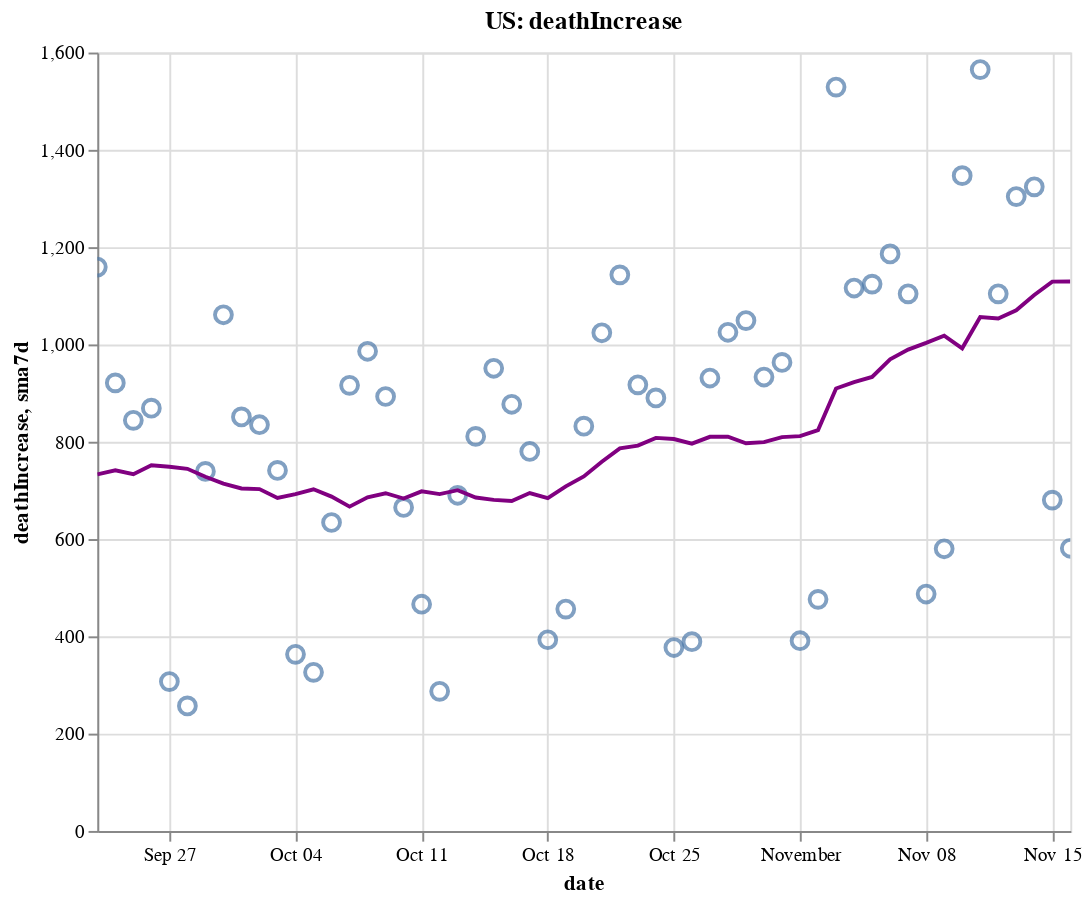

This figure's notebook cell:
### Code cell
create_plot(us, 'deathIncrease')

### Figure 1 — Vega-Lite specification as saved in the notebook (floating-point values rounded to 4 significant figures)
{"config": {"view": {"continuousWidth": 400, "continuousHeight": 300}}, "layer": [{"layer": [{"mark": {"type": "point", "size": 75}, "encoding": {"tooltip": [{"type": "temporal", "field": "date"}, {"type": "quantitative", "field": "deathIncrease"}, {"type": "quantitative", "field": "sma7d"}], "x": {"type": "temporal", "field": "date"}, "y": {"type": "quantitative", "field": "deathIncrease"}}, "selection": {"selector006": {"type": "interval", "bind": "scales", "encodings": ["x", "y"]}}}, {"mark": {"type": "line", "color": "purple"}, "encoding": {"x": {"type": "temporal", "field": "date"}, "y": {"type": "quantitative", "field": "sma7d"}}}]}, {"mark": {"type": "rule", "color": "#aaa"}, "encoding": {"x": {"type": "temporal", "field": "date"}}, "transform": [{"filter": {"selection": "selector005"}}]}, {"mark": "circle", "encoding": {"opacity": {"condition": {"value": 1, "selection": "selector005"}, "value": 0}, "tooltip": [{"type": "temporal", "field": "date"}, {"type": "quantitative", "field": "deathIncrease"}, {"type": "quantitative", "field": "sma7d"}], "x": {"type": "temporal", "field": "date"}, "y": {"type": "quantitative", "field": "deathIncrease"}}, "selection": {"selector005": {"type": "single", "encodings": ["x"], "on": "mouseover", "nearest": true, "empty": "none"}}}, {"mark": {"type": "text", "align": "left", "dx": 5, "dy": -5, "stroke": "white", "strokeWidth": 2}, "encoding": {"text": {"type": "quantitative", "field": "deathIncrease"}, "tooltip": [{"type": "temporal", "field": "date"}, {"type": "quantitative", "field": "deathIncrease"}, {"type": "quantitative", "field": "sma7d"}], "x": {"type": "temporal", "field": "date"}, "y": {"type": "quantitative", "field": "deathIncrease"}}, "transform": [{"filter": {"selection": "selector005"}}]}, {"mark": {"type": "text", "align": "left", "dx": 5, "dy": -5}, "encoding": {"text": {"type": "quantitative", "field": "deathIncrease"}, "tooltip": [{"type": "temporal", "field": "date"}, {"type": "quantitative", "field": "deathIncrease"}, {"type": "quantitative", "field": "sma7d"}], "x": {"type": "temporal", "field": "date"}, "y": {"type": "quantitative", "field": "deathIncrease"}}, "transform": [{"filter": {"selection": "selector005"}}]}], "data": {"name": "data-2c955db796e2a5204c7293a849f8dd6b"}, "height": 400, "title": "US: deathIncrease", "width": 500, "$schema": "https://vega.github.io/schema/vega-lite/v4.8.1.json", "datasets": {"data-2c955db796e2a5204c7293a849f8dd6b": [{"date": "2020-09-23T00:00:00", "totalTestResultsIncrease": 1010000.0, "positiveIncrease": 38570.0, "death": 193900.0, "deathIncrease": 1159.0, "positiveRate": 0.038, "state": "US", "sma7d": 733.0}, {"date": "2020-09-24T00:00:00", "totalTestResultsIncrease": 1038000.0, "positiveIncrease": 43370.0, "death": 194800.0, "deathIncrease": 921.0, "positiveRate": 0.042, "state": "US", "sma7d": 741.3}, {"date": "2020-09-25T00:00:00", "totalTestResultsIncrease": 1112000.0, "positiveIncrease": 55000.0, "death": 195700.0, "deathIncrease": 844.0, "positiveRate": 0.049, "state": "US", "sma7d": 733.1}, {"date": "2020-09-26T00:00:00", "totalTestResultsIncrease": 1123000.0, "positiveIncrease": 47590.0, "death": 196600.0, "deathIncrease": 869.0, "positiveRate": 0.042, "state": "US", "sma7d": 751.6}, {"date": "2020-09-27T00:00:00", "totalTestResultsIncrease": 905600.0, "positiveIncrease": 35060.0, "death": 196900.0, "deathIncrease": 307.0, "positiveRate": 0.039, "state": "US", "sma7d": 748.7}, {"date": "2020-09-28T00:00:00", "totalTestResultsIncrease": 1164000.0, "positiveIncrease": 36050.0, "death": 197100.0, "deathIncrease": 257.0, "positiveRate": 0.031, "state": "US", "sma7d": 744.4}, {"date": "2020-09-29T00:00:00", "totalTestResultsIncrease": 914100.0, "positiveIncrease": 36290.0, "death": 197900.0, "deathIncrease": 739.0, "positiveRate": 0.04, "state": "US", "sma7d": 728.0}, {"date": "2020-09-30T00:00:00", "totalTestResultsIncrease": 904400.0, "positiveIncrease": 44260.0, "death": 198900.0, "deathIncrease": 1061.0, "positiveRate": 0.049, "state": "US", "sma7d": 714.0}, {"date": "2020-10-01T00:00:00", "totalTestResultsIncrease": 998200.0, "positiveIncrease": 45490.0, "death": 199800.0, "deathIncrease": 851.0, "positiveRate": 0.046, "state": "US", "sma7d": 704.0}, {"date": "2020-10-02T00:00:00", "totalTestResultsIncrease": 1242000.0, "positiveIncrease": 49150.0, "death": 200600.0, "deathIncrease": 835.0, "positiveRate": 0.04, "state": "US", "sma7d": 702.7}, {"date": "2020-10-03T00:00:00", "totalTestResultsIncrease": 1100000.0, "positiveIncrease": 51000.0, "death": 201400.0, "deathIncrease": 741.0, "positiveRate": 0.046, "state": "US", "sma7d": 684.4}, {"date": "2020-10-04T00:00:00", "totalTestResultsIncrease": 1029000.0, "positiveIncrease": 38240.0, "death": 201700.0, "deathIncrease": 363.0, "positiveRate": 0.037, "state": "US", "sma7d": 692.4}, {"date": "2020-10-05T00:00:00", "totalTestResultsIncrease": 990500.0, "positiveIncrease": 37840.0, "death": 202000.0, "deathIncrease": 326.0, "positiveRate": 0.038, "state": "US", "sma7d": 702.3}, {"date": "2020-10-06T00:00:00", "totalTestResultsIncrease": 907000.0, "positiveIncrease": 38560.0, "death": 202700.0, "deathIncrease": 634.0, "positiveRate": 0.043, "state": "US", "sma7d": 687.3}, {"date": "2020-10-07T00:00:00", "totalTestResultsIncrease": 973500.0, "positiveIncrease": 50400.0, "death": 203600.0, "deathIncrease": 916.0, "positiveRate": 0.052, "state": "US", "sma7d": 666.6}, {"date": "2020-10-08T00:00:00", "totalTestResultsIncrease": 1149000.0, "positiveIncrease": 55120.0, "death": 204600.0, "deathIncrease": 986.0, "positiveRate": 0.048, "state": "US", "sma7d": 685.9}, {"date": "2020-10-09T00:00:00", "totalTestResultsIncrease": 1201000.0, "positiveIncrease": 56730.0, "death": 205500.0, "deathIncrease": 893.0, "positiveRate": 0.047, "state": "US", "sma7d": 694.1}, {"date": "2020-10-10T00:00:00", "totalTestResultsIncrease": 1247000.0, "positiveIncrease": 57230.0, "death": 206100.0, "deathIncrease": 665.0, "positiveRate": 0.046, "state": "US", "sma7d": 683.3}, {"date": "2020-10-11T00:00:00", "totalTestResultsIncrease": 1083000.0, "positiveIncrease": 46690.0, "death": 206600.0, "deathIncrease": 466.0, "positiveRate": 0.043, "state": "US", "sma7d": 698.0}, {"date": "2020-10-12T00:00:00", "totalTestResultsIncrease": 1064000.0, "positiveIncrease": 42770.0, "death": 206900.0, "deathIncrease": 287.0, "positiveRate": 0.04, "state": "US", "sma7d": 692.4}, {"date": "2020-10-13T00:00:00", "totalTestResultsIncrease": 1041000.0, "positiveIncrease": 48150.0, "death": 207600.0, "deathIncrease": 690.0, "positiveRate": 0.046, "state": "US", "sma7d": 700.4}, {"date": "2020-10-14T00:00:00", "totalTestResultsIncrease": 1041000.0, "positiveIncrease": 56250.0, "death": 208400.0, "deathIncrease": 811.0, "positiveRate": 0.054, "state": "US", "sma7d": 685.4}, {"date": "2020-10-15T00:00:00", "totalTestResultsIncrease": 1102000.0, "positiveIncrease": 62850.0, "death": 209300.0, "deathIncrease": 951.0, "positiveRate": 0.057, "state": "US", "sma7d": 680.4}, {"date": "2020-10-16T00:00:00", "totalTestResultsIncrease": 1230000.0, "positiveIncrease": 67930.0, "death": 210200.0, "deathIncrease": 877.0, "positiveRate": 0.055, "state": "US", "sma7d": 678.1}, {"date": "2020-10-17T00:00:00", "totalTestResultsIncrease": 1295000.0, "positiveIncrease": 57740.0, "death": 211000.0, "deathIncrease": 780.0, "positiveRate": 0.045, "state": "US", "sma7d": 694.6}, {"date": "2020-10-18T00:00:00", "totalTestResultsIncrease": 1056000.0, "positiveIncrease": 48620.0, "death": 211400.0, "deathIncrease": 393.0, "positiveRate": 0.046, "state": "US", "sma7d": 684.1}, {"date": "2020-10-19T00:00:00", "totalTestResultsIncrease": 1131000.0, "positiveIncrease": 56900.0, "death": 211800.0, "deathIncrease": 456.0, "positiveRate": 0.05, "state": "US", "sma7d": 708.3}, {"date": "2020-10-20T00:00:00", "totalTestResultsIncrease": 948700.0, "positiveIncrease": 60330.0, "death": 212700.0, "deathIncrease": 832.0, "positiveRate": 0.064, "state": "US", "sma7d": 728.6}, {"date": "2020-10-21T00:00:00", "totalTestResultsIncrease": 939500.0, "positiveIncrease": 60670.0, "death": 213700.0, "deathIncrease": 1024.0, "positiveRate": 0.065, "state": "US", "sma7d": 759.0}, {"date": "2020-10-22T00:00:00", "totalTestResultsIncrease": 1219000.0, "positiveIncrease": 72890.0, "death": 214800.0, "deathIncrease": 1143.0, "positiveRate": 0.06, "state": "US", "sma7d": 786.4}, {"date": "2020-10-23T00:00:00", "totalTestResultsIncrease": 1379000.0, "positiveIncrease": 82230.0, "death": 215800.0, "deathIncrease": 917.0, "positiveRate": 0.06, "state": "US", "sma7d": 792.1}, {"date": "2020-10-24T00:00:00", "totalTestResultsIncrease": 1321000.0, "positiveIncrease": 82730.0, "death": 216700.0, "deathIncrease": 890.0, "positiveRate": 0.063, "state": "US", "sma7d": 807.9}, {"date": "2020-10-25T00:00:00", "totalTestResultsIncrease": 1191000.0, "positiveIncrease": 65080.0, "death": 217000.0, "deathIncrease": 377.0, "positiveRate": 0.055, "state": "US", "sma7d": 805.6}, {"date": "2020-10-26T00:00:00", "totalTestResultsIncrease": 1201000.0, "positiveIncrease": 62100.0, "death": 217400.0, "deathIncrease": 389.0, "positiveRate": 0.052, "state": "US", "sma7d": 796.0}, {"date": "2020-10-27T00:00:00", "totalTestResultsIncrease": 1081000.0, "positiveIncrease": 73000.0, "death": 218300.0, "deathIncrease": 931.0, "positiveRate": 0.068, "state": "US", "sma7d": 810.1}, {"date": "2020-10-28T00:00:00", "totalTestResultsIncrease": 1086000.0, "positiveIncrease": 78630.0, "death": 219400.0, "deathIncrease": 1025.0, "positiveRate": 0.072, "state": "US", "sma7d": 810.3}, {"date": "2020-10-29T00:00:00", "totalTestResultsIncrease": 1325000.0, "positiveIncrease": 87980.0, "death": 220400.0, "deathIncrease": 1049.0, "positiveRate": 0.066, "state": "US", "sma7d": 796.9}, {"date": "2020-10-30T00:00:00", "totalTestResultsIncrease": 1362000.0, "positiveIncrease": 96700.0, "death": 221400.0, "deathIncrease": 933.0, "positiveRate": 0.071, "state": "US", "sma7d": 799.1}, {"date": "2020-10-31T00:00:00", "totalTestResultsIncrease": 1374000.0, "positiveIncrease": 90500.0, "death": 222300.0, "deathIncrease": 963.0, "positiveRate": 0.066, "state": "US", "sma7d": 809.6}, {"date": "2020-11-01T00:00:00", "totalTestResultsIncrease": 1140000.0, "positiveIncrease": 74050.0, "death": 222700.0, "deathIncrease": 391.0, "positiveRate": 0.065, "state": "US", "sma7d": 811.6}, {"date": "2020-11-02T00:00:00", "totalTestResultsIncrease": 1328000.0, "positiveIncrease": 82240.0, "death": 223200.0, "deathIncrease": 476.0, "positiveRate": 0.062, "state": "US", "sma7d": 824.0}, {"date": "2020-11-03T00:00:00", "totalTestResultsIncrease": 1126000.0, "positiveIncrease": 86070.0, "death": 224700.0, "deathIncrease": 1529.0, "positiveRate": 0.076, "state": "US", "sma7d": 909.4}, {"date": "2020-11-04T00:00:00", "totalTestResultsIncrease": 1207000.0, "positiveIncrease": 103100.0, "death": 225800.0, "deathIncrease": 1116.0, "positiveRate": 0.085, "state": "US", "sma7d": 922.4}, {"date": "2020-11-05T00:00:00", "totalTestResultsIncrease": 1564000.0, "positiveIncrease": 116200.0, "death": 227000.0, "deathIncrease": 1124.0, "positiveRate": 0.074, "state": "US", "sma7d": 933.1}, {"date": "2020-11-06T00:00:00", "totalTestResultsIncrease": 1562000.0, "positiveIncrease": 125200.0, "death": 228100.0, "deathIncrease": 1186.0, "positiveRate": 0.08, "state": "US", "sma7d": 969.3}, {"date": "2020-11-07T00:00:00", "totalTestResultsIncrease": 1406000.0, "positiveIncrease": 129200.0, "death": 229200.0, "deathIncrease": 1104.0, "positiveRate": 0.092, "state": "US", "sma7d": 989.4}, {"date": "2020-11-08T00:00:00", "totalTestResultsIncrease": 1259000.0, "positiveIncrease": 110800.0, "death": 229700.0, "deathIncrease": 487.0, "positiveRate": 0.088, "state": "US", "sma7d": 1003.0}, {"date": "2020-11-09T00:00:00", "totalTestResultsIncrease": 1519000.0, "positiveIncrease": 118700.0, "death": 230300.0, "deathIncrease": 580.0, "positiveRate": 0.078, "state": "US", "sma7d": 1018.0}, {"date": "2020-11-10T00:00:00", "totalTestResultsIncrease": 1237000.0, "positiveIncrease": 131000.0, "death": 231700.0, "deathIncrease": 1347.0, "positiveRate": 0.106, "state": "US", "sma7d": 992.0}, {"date": "2020-11-11T00:00:00", "totalTestResultsIncrease": 1382000.0, "positiveIncrease": 144500.0, "death": 233200.0, "deathIncrease": 1565.0, "positiveRate": 0.105, "state": "US", "sma7d": 1056.0}, {"date": "2020-11-12T00:00:00", "totalTestResultsIncrease": 1490000.0, "positiveIncrease": 150500.0, "death": 234300.0, "deathIncrease": 1104.0, "positiveRate": 0.101, "state": "US", "sma7d": 1053.0}, {"date": "2020-11-13T00:00:00", "totalTestResultsIncrease": 1684000.0, "positiveIncrease": 171400.0, "death": 235600.0, "deathIncrease": 1304.0, "positiveRate": 0.102, "state": "US", "sma7d": 1070.0}, {"date": "2020-11-14T00:00:00", "totalTestResultsIncrease": 1677000.0, "positiveIncrease": 164800.0, "death": 237000.0, "deathIncrease": 1324.0, "positiveRate": 0.098, "state": "US", "sma7d": 1102.0}, {"date": "2020-11-15T00:00:00", "totalTestResultsIncrease": 1618000.0, "positiveIncrease": 145600.0, "death": 237600.0, "deathIncrease": 680.0, "positiveRate": 0.09, "state": "US", "sma7d": 1129.0}, {"date": "2020-11-16T00:00:00", "totalTestResultsIncrease": 1474000.0, "positiveIncrease": 148000.0, "death": 238100.0, "deathIncrease": 581.0, "positiveRate": 0.1, "state": "US", "sma7d": 1129.0}]}}
